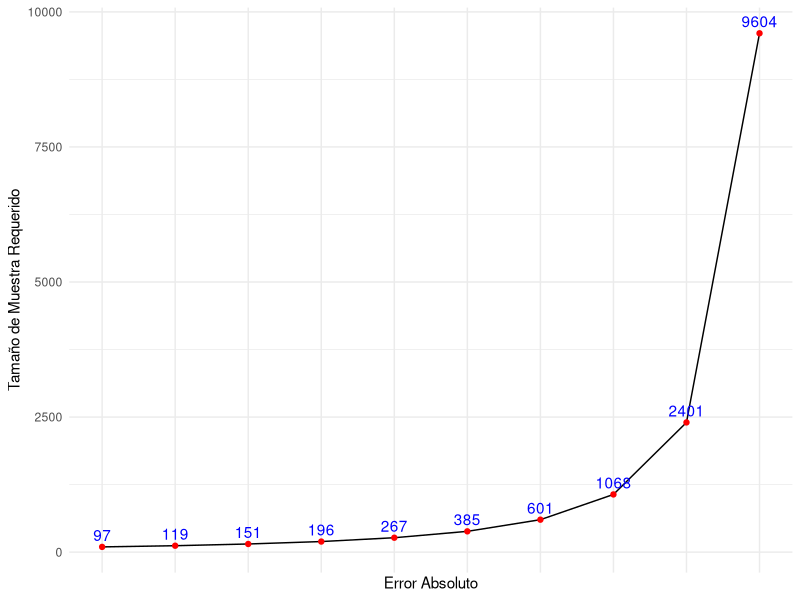

Generate this figure with R: (Note: a time limit stopped this script after it produced the figure.)
#### SIMULACIÓN BOLETIN BIOESTADISTICA ####
packages_needed <- c("dplyr", "ggplot2")

for (pkg in packages_needed) {
  if (!require(pkg, character.only = TRUE)) {
    install.packages(pkg)
    library(pkg, character.only = TRUE)
  }
}

# FUNCIÓN PARA CALCULAR EL TAMAÑO DE MUESTRA
p.size <- function(p,a,e){
  z <- qnorm(1 - (a / 2))
  n <- (z^2 * p * (1 - p)) / e^2
  return(ceiling(n))
}

p.size(0.3,0.05,0.05) # 385
# MAXIMA VARIANZA
# 5% DE ERROR ABSOLUTO
# 95% DE CONFIANZA

# FUNCION PARA CALCULAR EL IC

ci.prop <- function(sample, a) {
  p <- mean(sample)
  se <- sqrt(p * (1 - p) / length(sample))
  margen_error <- qnorm(1 - a/ 2) * se
  intervalo_confianza <- c(p - margen_error, p + margen_error)
}

# FIGURA 1

valores_error_absoluto <- seq(0.1, 0.01, by = -0.01)

# Calcular el tamaño de muestra necesario
n_muestra <- sapply(valores_error_absoluto, function(e) p.size(0.5, 0.05, e))

# Crear el dataframe con los valores en orden decreciente
data_plot1 <- data.frame(error_absoluto = valores_error_absoluto, n_muestra = n_muestra)

# Crear el gráfico
ggplot(data_plot1, aes(x = error_absoluto, y = n_muestra)) +
  geom_line() +
  geom_point(color = "red") +
  geom_text(aes(label = n_muestra), vjust = -0.5, color = "blue") +
  scale_x_continuous(breaks = valores_error_absoluto, labels = valores_error_absoluto) +
  coord_cartesian(xlim = c(0.1, 0.01)) + # Establece los límites para el eje X dentro del rango de datos
  theme_minimal() +
  xlab("Error Absoluto") +
  ylab("Tamaño de Muestra Requerido")

# POBLACION CONCUERDA CON EL P DEFINIDO EN EL CALCULO DE TAMAÑO MUESTRAL
set.seed(123)
error1 <- 0.5
poblacion <- rbinom(100000, 1,0.2)
muestra1 <- sample(poblacion, 284)
mean(poblacion) # P = 49.7% 
p_hat = round(mean(muestra1),3)*100 # p-hat = 55.8%
e1_5 <- ci.prop(muestra1, 0.05)
escenario1 <- data.frame(x = "P en TM = P",
                         p_hat = p_hat,
                         low = e1_5[1],
                         up = e1_5[2])
escenario1$p_hat-escenario1$low
escenario1$up - escenario1$p_hat

# En este escenario la distancia entre la estimación puntual y los 
# límites del intervalo no supera el error absoluto.
# Ahora vamos a repetir el experimento 10.000 veces

set.seed(123)
n_simulaciones <- 10000
size_muestra <- 246
p_real <- 0.2
poblacion <- rbinom(100000, 1, p_real)

resultados <- data.frame(p_hat = numeric(n_simulaciones),
                         lower_bound = numeric(n_simulaciones),
                         upper_bound = numeric(n_simulaciones))

for (i in 1:n_simulaciones) {
  muestra <- sample(poblacion, size_muestra)
  p_hat <- mean(muestra)
  intervalo <- ci.prop(muestra, 0.05)
  resultados[i, ] <- c(p_hat, intervalo[1], intervalo[2])
}

# Cálculo de la distancia entre p_hat y los límites del intervalo
resultados$dist_lower = resultados$p_hat - resultados$lower_bound
resultados$dist_upper = resultados$upper_bound - resultados$p_hat

resultados <- resultados %>% 
  mutate(prop_ea = ifelse(dist_lower >0.05,1,0))
prop.table(table(resultados$prop_ea))

# EL 46% TIENE UNA DISTANCIA SUPERIOR ENTRE LA ESTIMACIÓN PUNTUAL Y EL LIMITE
# DEL INTERVALO

# REPETIMOS EL EXPERIMENTO 10.000 VECES CAMBIANDO EL VALOR DE LA PROPORCIÓN
set.seed(1234)
n_simulaciones <- 10000
props <- seq(0.01, 0.9, by = 0.01)
error_absoluto <- 0.05
alfa <- 0.05
n_muestra <- sapply(props, function(p) p.size(props, alfa, error_absoluto))
proporciones_excedidas <- numeric(length(props))

for (i in 1:length(props)) {
  p_real <- props[i]
  size_muestra <- p.size(p_real, alfa, error_absoluto)
  poblacion <- rbinom(100000, 1, p_real)
  
  excedidas <- 0
  
  for (j in 1:n_simulaciones) {
    muestra <- sample(poblacion, size_muestra)
    p_hat <- mean(muestra)
    intervalo <- ci.prop(muestra, alfa)
    
    amplitud <- intervalo[2] - intervalo[1]
    if (amplitud > 2 * error_absoluto) {
      excedidas <- excedidas + 1
    }
  }
  
  proporciones_excedidas[i] <- excedidas / n_simulaciones
}

data_plot <- data.frame(p_real = props, proporciones_excedidas = proporciones_excedidas, n_muestra = n_muestra)
data_plot$n_muestra <- data_plot$n_muestra[, 1]

# FIGURA 2
ggplot(data_plot, aes(x = p_real, y = proporciones_excedidas)) +
  geom_line() + # Usa geom_line() para conectar los puntos con líneas
  theme_minimal() +
  scale_y_continuous(limits = c(0, 0.6), breaks = seq(0, 0.6, by = 0.1)) + # Ajusta según tus datos
  scale_x_continuous(limits = c(0,1), breaks = seq(0,1, by = 0.1)) +
  xlab("Proporción Real") +
  ylab("Proporción de Intervalos que Exceden el Doble del Error Absoluto")


# FIGURA 3
ggplot(data_plot, aes(x = n_muestra, y = proporciones_excedidas)) +
  geom_line() + # Usa geom_line() para conectar los puntos con líneas
  theme_minimal() +
  scale_y_continuous(limits = c(0, 0.6), breaks = seq(0, 0.6, by = 0.1)) +
  scale_x_continuous(limits = c(0, 400), breaks = seq(0, 400, by = 50)) +
  xlab("Tamaño de Muestra") +
  ylab("Proporción de Intervalos que Exceden el Doble del Error Absoluto")
